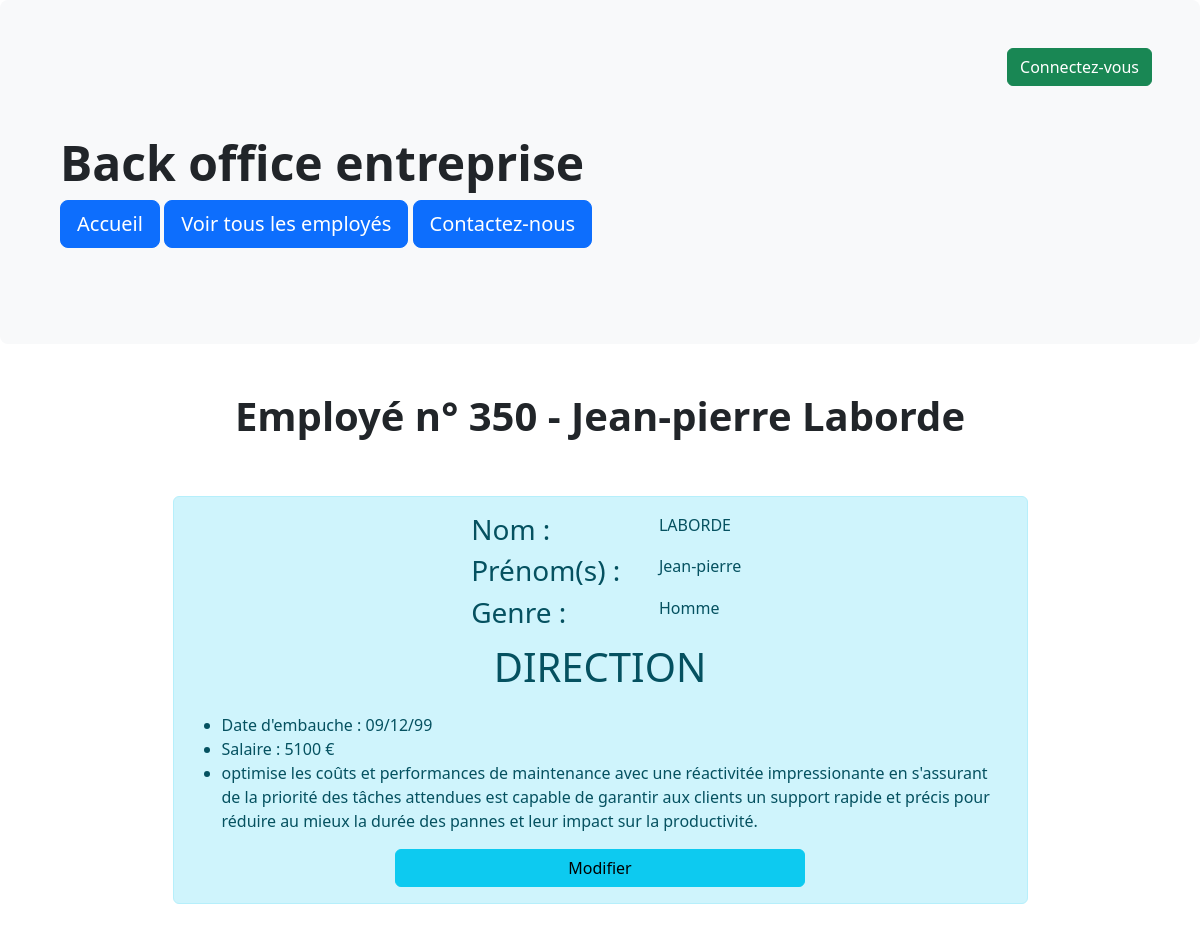
Screenshot of /information.php?id_employes=350 with the database file from the repository.
### tables this page shows
CREATE TABLE `information` (
  `id_info` int(3) NOT NULL,
  `id_employes` int(3) NOT NULL,
  `profil` text DEFAULT NULL,
  `photo` varchar(30) DEFAULT NULL
);

CREATE TABLE `employes` (
  `id_employes` int(3) NOT NULL,
  `prenom` varchar(20) DEFAULT NULL,
  `nom` varchar(20) DEFAULT NULL,
  `genre` enum('f','m') NOT NULL,
  `service` varchar(30) DEFAULT NULL,
  `date_embauche` date DEFAULT NULL,
  `salaire` float DEFAULT NULL
);

### information.php (the view, shortened to what this page needs)
<?php
include 'include/connect.inc.php';
if (isset($_GET['id_employes'])) {
    $affichage = $pdoEntreprise->prepare("SELECT `employes`.*, `information`.*
                                    FROM `employes`
                                    LEFT JOIN `information` ON `information`.`id_employes` = `employes`.`id_employes`
                                    WHERE `employes`.`id_employes`= :id_employes");
    $affichage->execute(array(
        ':id_employes' => $_GET['id_employes'],
    ));
    $ficheEmploye = $affichage->fetch(PDO::FETCH_ASSOC);
} else {
    header('location:listeEmployes.php');
    exit();
}
include 'include/header.inc.php';
?>
<!doctype html>
<html lang="fr">
    <main class="container">
        <section class="row my-5">
            <?php
            echo "<h1 class='text-center fw-bold fs-1'>Employé n° " . $ficheEmploye["id_employes"] . " - " . $ficheEmploye["prenom"] . " " . $ficheEmploye["nom"] . "</h1>";
            if ($ficheEmploye['genre'] == 'm') {
                $bgColor = 'info';
                $ficheEmploye['genre'] = 'Homme';
            } else {
                $bgColor = 'warning';
                $ficheEmploye['genre'] = 'Femme';
            }
            echo
            "<div class='alert alert-$bgColor w-75 mx-auto mt-5'>
            <div class='row'>
                    <div class='col-4'><img class='rounded float-start w-100' src='img/" . $ficheEmploye["photo"] . "' alt=''>
                    </div>
                    <div class='col-8'>
                        <div class='row'>
                            <h3 class='col-4'>Nom : </h3>
                            <p class='col-8 text-uppercase'>" . $ficheEmploye["nom"] . "</p>
                        </div>
                        <div class='row'>
                            <h3 class='col-4'>Prénom(s) : </h3>
                            <p class='col-8'>" . $ficheEmploye["prenom"] . "</p>
                        </div>
                        <div class='row'>
                            <h3 class='col-4'>Genre : </h3>
                            <p class='col-8'>" . $ficheEmploye["genre"] . " </p>
                        </div>
                    </div>
                    </div>
                    <p class='text-center fs-1 text-uppercase'>" . $ficheEmploye["service"] . "</p>
                    <ul>
                        <li>Date d'embauche : " . date('d/m/y', strtotime($ficheEmploye['date_embauche'])) . "</li>
                        <li>Salaire : " . $ficheEmploye['salaire'] . " €</li>
                        <li>" . $ficheEmploye["profil"] . "</li>
                    </ul>
                    <div class='text-center'>
                        <a href='modifemploye.php?id_employes=".$ficheEmploye['id_employes']."' class='btn btn-$bgColor w-50'>Modifier</a>
                    </div>
                </div>";
            ?>
        </section>
    </main>
</body>
</html>

### rows the page displays
information: id_employes "350", id_employes.prenom "Jean-pierre", id_employes.nom "Laborde", id_employes.nom "LABORDE", id_employes.service "DIRECTION", id_employes.date_embauche "09/12/99", id_employes.salaire "5100", profil "optimise les coûts et performances de maintenance avec une réactivitée impressionante en s'assurant de la priorité des tâches attendues est capable de garantir aux clients un support rapide et précis pour réduire au mieux la durée des pannes et leur impact sur la productivité."

### other values shown
$ficheEmploye["genre"] "Homme"
